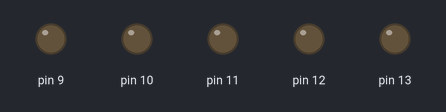
This sketch was run on a simulated Arduino Uno, built with avr-gcc and run on an emulated ATmega328P. On the bench: output pins drawn as LEDs (lit = HIGH).

Above: at 0.2 s.
At 2.7 s:
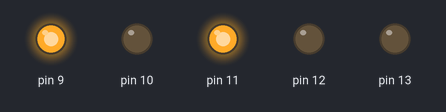
At 5.2 s:
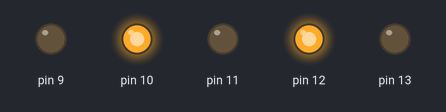
At 10.2 s:
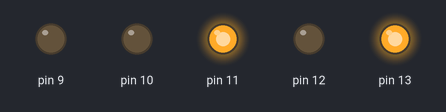
At 15.2 s:
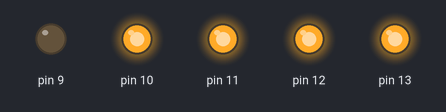
At 20.2 s:
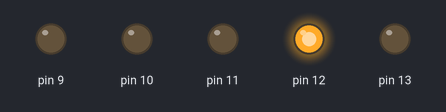
Timing chart, 0 to 20.8 s (numbered marks = the images above):
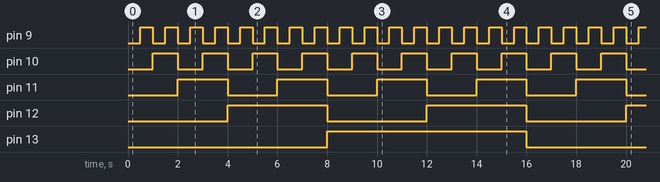

Measured:
- by itself, pin 9: alternates HIGH for 0.50 s and LOW for 0.50 s
- by itself, pin 10: alternates HIGH for 1.0 s and LOW for 1.0 s
- by itself, pin 11: alternates HIGH for 2.0 s and LOW for 2.0 s
- by itself, pin 12: alternates HIGH for 4.0 s and LOW for 4.0 s
- by itself, pin 13: alternates HIGH for 8.0 s and LOW for 8.0 s

The sketch:

binaryLEDS.ino
```cpp
void setup() {
  // put your setup code here, to run once:
pinMode(9,OUTPUT);
pinMode(10,OUTPUT);
pinMode(11,OUTPUT);
pinMode(12,OUTPUT);
pinMode(13,OUTPUT);
}

void loop() {
  // put your main code here, to run repeatedly:
digitalWrite(9,LOW);
digitalWrite(10,LOW);
digitalWrite(11,LOW);
digitalWrite(12,LOW);
digitalWrite(13,LOW);
delay(500);
digitalWrite(9,HIGH);
digitalWrite(10,LOW);
digitalWrite(11,LOW);
digitalWrite(12,LOW);
digitalWrite(13,LOW);
delay(500);
digitalWrite(9,LOW);
digitalWrite(10,HIGH);
digitalWrite(11,LOW);
digitalWrite(12,LOW);
digitalWrite(13,LOW);
delay(500);
digitalWrite(9,HIGH);
digitalWrite(10,HIGH);
digitalWrite(11,LOW);
digitalWrite(12,LOW);
digitalWrite(13,LOW);
delay(500);
digitalWrite(9,LOW);
digitalWrite(10,LOW);
digitalWrite(11,HIGH);
digitalWrite(12,LOW);
digitalWrite(13,LOW);
delay(500);
digitalWrite(9,HIGH);
digitalWrite(10,LOW);
digitalWrite(11,HIGH);
digitalWrite(12,LOW);
digitalWrite(13,LOW);
delay(500);
digitalWrite(9,LOW);
digitalWrite(10,HIGH);
digitalWrite(11,HIGH);
digitalWrite(12,LOW);
digitalWrite(13,LOW);
delay(500);
digitalWrite(9,HIGH);
digitalWrite(10,HIGH);
digitalWrite(11,HIGH);
digitalWrite(12,LOW);
digitalWrite(13,LOW);
delay(500);
digitalWrite(9,LOW);
digitalWrite(10,LOW);
digitalWrite(11,LOW);
digitalWrite(12,HIGH);
digitalWrite(13,LOW);
delay(500);
digitalWrite(9,HIGH);
digitalWrite(10,LOW);
digitalWrite(11,LOW);
digitalWrite(12,HIGH);
digitalWrite(13,LOW);
delay(500);
digitalWrite(9,LOW);
digitalWrite(10,HIGH);
digitalWrite(11,LOW);
digitalWrite(12,HIGH);
digitalWrite(13,LOW);
delay(500);
digitalWrite(9,HIGH);
digitalWrite(10,HIGH);
digitalWrite(11,LOW);
digitalWrite(12,HIGH);
digitalWrite(13,LOW);
delay(500);
digitalWrite(9,LOW);
digitalWrite(10,LOW);
digitalWrite(11,HIGH);
digitalWrite(12,HIGH);
digitalWrite(13,LOW);
delay(500);
digitalWrite(9,HIGH);
digitalWrite(10,LOW);
digitalWrite(11,HIGH);
digitalWrite(12,HIGH);
digitalWrite(13,LOW);
delay(500);
digitalWrite(9,LOW);
digitalWrite(10,HIGH);
digitalWrite(11,HIGH);
digitalWrite(12,HIGH);
digitalWrite(13,LOW);
delay(500);
digitalWrite(9,HIGH);
digitalWrite(10,HIGH);
digitalWrite(11,HIGH);
digitalWrite(12,HIGH);
digitalWrite(13,LOW);
delay(500);
digitalWrite(9,LOW);
digitalWrite(10,LOW);
digitalWrite(11,LOW);
digitalWrite(12,LOW);
digitalWrite(13,HIGH);
delay(500);
digitalWrite(9,HIGH);
digitalWrite(10,LOW);
digitalWrite(11,LOW);
digitalWrite(12,LOW);
digitalWrite(13,HIGH);
delay(500);
digitalWrite(9,LOW);
digitalWrite(10,HIGH);
digitalWrite(11,LOW);
digitalWrite(12,LOW);
digitalWrite(13,HIGH);
delay(500);
digitalWrite(9,HIGH);
digitalWrite(10,HIGH);
digitalWrite(11,LOW);
digitalWrite(12,LOW);
digitalWrite(13,HIGH);
delay(500);
digitalWrite(9,LOW);
digitalWrite(10,LOW);
digitalWrite(11,HIGH);
digitalWrite(12,LOW);
digitalWrite(13,HIGH);
delay(500);
digitalWrite(9,HIGH);
digitalWrite(10,LOW);
digitalWrite(11,HIGH);
digitalWrite(12,LOW);
digitalWrite(13,HIGH);
delay(500);
digitalWrite(9,LOW);
digitalWrite(10,HIGH);
digitalWrite(11,HIGH);
digitalWrite(12,LOW);
digitalWrite(13,HIGH);
delay(500);
digitalWrite(9,HIGH);
digitalWrite(10,HIGH);
digitalWrite(11,HIGH);
digitalWrite(12,LOW);
digitalWrite(13,HIGH);
delay(500);
digitalWrite(9,LOW);
digitalWrite(10,LOW);
digitalWrite(11,LOW);
digitalWrite(12,HIGH);
digitalWrite(13,HIGH);
delay(500);
digitalWrite(9,HIGH);
digitalWrite(10,LOW);
digitalWrite(11,LOW);
digitalWrite(12,HIGH);
digitalWrite(13,HIGH);
delay(500);
digitalWrite(9,LOW);
digitalWrite(10,HIGH);
digitalWrite(11,LOW);
digitalWrite(12,HIGH);
digitalWrite(13,HIGH);
delay(500);
digitalWrite(9,HIGH);
digitalWrite(10,HIGH);
digitalWrite(11,LOW);
digitalWrite(12,HIGH);
digitalWrite(13,HIGH);
delay(500);
digitalWrite(9,LOW);
digitalWrite(10,LOW);
digitalWrite(11,HIGH);
digitalWrite(12,HIGH);
digitalWrite(13,HIGH);
delay(500);
digitalWrite(9,HIGH);
digitalWrite(10,LOW);
digitalWrite(11,HIGH);
digitalWrite(12,HIGH);
digitalWrite(13,HIGH);
delay(500);
digitalWrite(9,LOW);
digitalWrite(10,HIGH);
digitalWrite(11,HIGH);
digitalWrite(12,HIGH);
digitalWrite(13,HIGH);
delay(500);
digitalWrite(9,HIGH);
digitalWrite(10,HIGH);
digitalWrite(11,HIGH);
digitalWrite(12,HIGH);
digitalWrite(13,HIGH);
delay(500);
}
```
